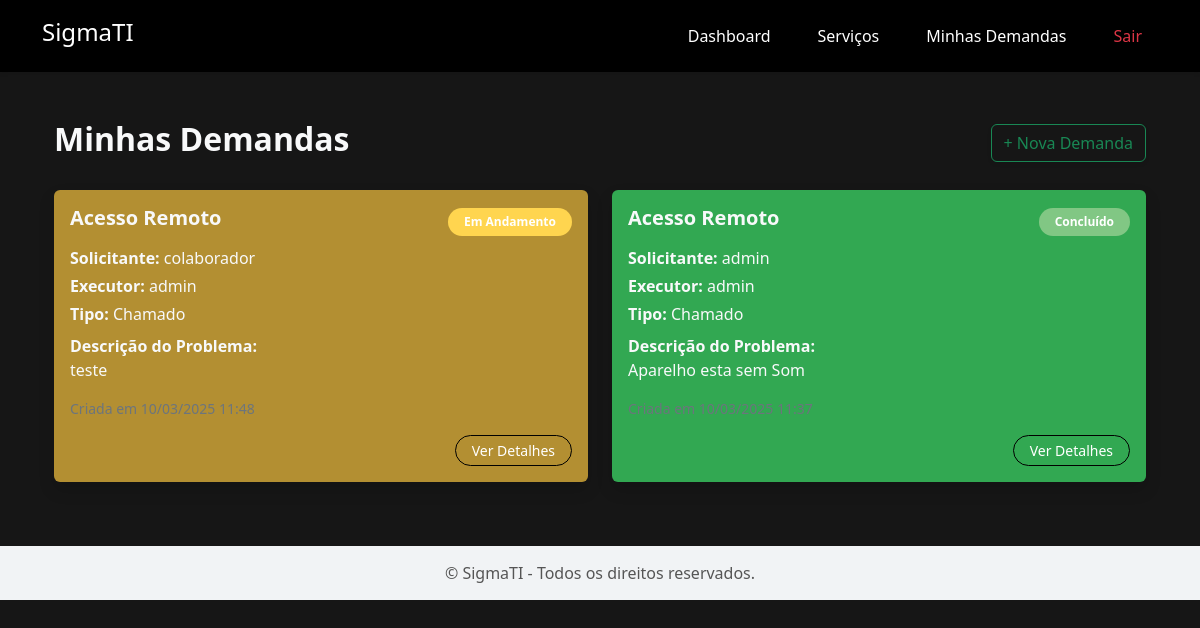
Before: /listar_demandas/ (signed in) with the older database file.
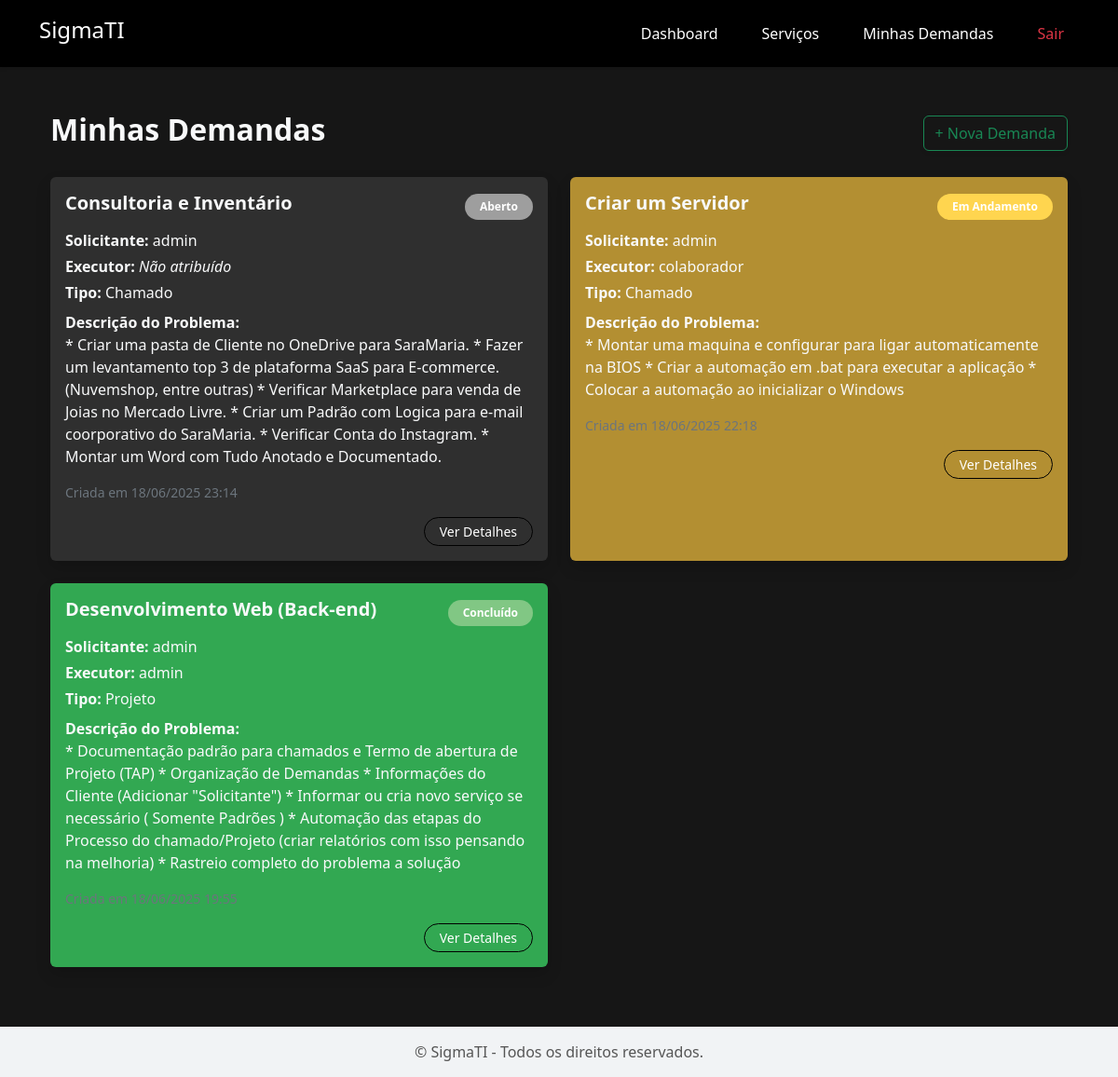
After: the same page with the newer database file.
### AppHome/models.py (models this page shows, shortened)
class Demanda(models.Model):
    CHAMADO = 'Chamado'
    PROJETO = 'Projeto'
    TIPO_CHOICES = [
        (CHAMADO, 'Chamado'),
        (PROJETO, 'Projeto'),
    ]
    ABERTO = 'Aberto'
    EM_ANDAMENTO = 'Em Andamento'
    CONCLUIDO = 'Concluído'
    STATUS_CHOICES = [
        (ABERTO, 'Aberto'),
        (EM_ANDAMENTO, 'Em Andamento'),
        (CONCLUIDO, 'Concluído'),
    ]
    solicitante = models.ForeignKey(User, on_delete=models.CASCADE, related_name='demandas_solicitadas')
    servico = models.ForeignKey(Servico, on_delete=models.CASCADE)
    tipo = models.CharField(max_length=10, choices=TIPO_CHOICES, default=CHAMADO)
    descricao_problema = models.TextField()
    status = models.CharField(max_length=20, choices=STATUS_CHOICES, default=ABERTO)
    executor = models.ForeignKey(User, on_delete=models.CASCADE, related_name='demandas_resolvidas', null=True, blank=True)
    descricao_solucao = models.TextField(blank=True, null=True)
    data_criacao = models.DateTimeField(auto_now_add=True)
    data_verificacao = models.DateTimeField(blank=True, null=True)
    data_solucao = models.DateTimeField(blank=True, null=True)
    objetivo = models.TextField(blank=True, null=True)
    escopo = models.TextField(blank=True, null=True)
    justificativa = models.TextField(blank=True, null=True)
    riscos = models.TextField(blank=True, null=True)
    prazos = models.CharField(max_length=255, blank=True, null=True)
    orcamento = models.CharField(max_length=255, blank=True, null=True)
    responsaveis = models.TextField(blank=True, null=True)

class Servico(models.Model):
    CATEGORIAS = [
        ('infraestrutura', 'Infraestrutura'),
        ('desenvolvimento', 'Desenvolvimento'),
        ('automacao', 'Automação'),
        ('suporte', 'Suporte'),
        ('consultoria', 'Consultoria'),
    ]
    MODELOS_COBRANCA = [
        ('hora', 'Hora'),
        ('projeto_fechado', 'Projeto Fechado'),
        ('mensalidade', 'Mensalidade'),
        ('retainer', 'Retainer'),
    ]
    REQUISITOS = [
        ('acesso_a_conta', 'Acesso a Conta'),
        ('acesso_remoto', 'Acesso Remoto'),
        ('documentacao_rede', 'Documentação da Rede'),
        ('acesso_servidor', 'Acesso ao Servidor'),
        ('infraestrutura_basica', 'Infraestrutura Básica'),
        ('equipamento_rede', 'Equipamento de Rede'),
    ]
    FERRAMENTAS = [
        ('AnyDesk', 'AnyDesk'),
        ('pendrive', 'PenDrive'),
        ('powerapps', 'PowerApps'),
        ('python', 'Python'),
        ('django', 'Django'),
        ('react', 'React'),
        ('pfsense', 'Pfsense'),
        ('mikrotik', 'Mikrotik'),
        ('power_apps', 'Power Apps'),
        ('github', 'GitHub'),
        ('azure', 'Azure'),
        ('aws', 'AWS'),
        ('docker', 'Docker'),
        ('sql_server', 'SQL Server'),
    ]
    TEMPO_MEDIO = [
        ('30_minutos','30 minutos'),
        ('1_hora','1 hora'),
        ('3_horas','3 horas'),
        ('6_horas','6 horas'),
        ('12_horas','12 horas'),
        ('1_dia_util', '1 dia útil'),
        ('3_dias_uteis', '3 dias úteis'),
        ('5_dias_uteis', '5 dias úteis'),
        ('1_semana', '1 semana'),
        ('2_semanas', '2 semanas'),
        ('1_mes', '1 mês'),
    ]
    COMPLEXIDADE = [
        ('baixa', 'Baixa'),
        ('media', 'Média'),
        ('alta', 'Alta'),
    ]
    STATUS = [
        ('ativo', 'Ativo'),
        ('em_desenvolvimento', 'Em Desenvolvimento'),
        ('sob_demanda', 'Sob Demanda'),
        ('em_manutencao', 'Em Manutenção'),
    ]
    nome = models.CharField(max_length=100)
    descricao = models.TextField()
    valor = models.DecimalField(max_digits=10, decimal_places=2)
    categoria = models.CharField(max_length=50, choices=CATEGORIAS, default='hora')
    modelo_cobranca = models.CharField(max_length=50, choices=MODELOS_COBRANCA)
    requisitos = models.CharField(max_length=100, choices=REQUISITOS, blank=True, null=True)
    ferramentas = models.CharField(max_length=100, choices=FERRAMENTAS, blank=True, null=True)
    tempo_medio_execucao = models.CharField(max_length=50, choices=TEMPO_MEDIO)
    nivel_complexidade = models.CharField(max_length=50, choices=COMPLEXIDADE)
    status = models.CharField(max_length=50, choices=STATUS)
    documentacao = models.FileField(upload_to='documentos/', blank=True, null=True)

### AppHome/views.py (the view)
# urls.py: path('listar_demandas/', views.listar_demandas, name='listar_demandas'),
@login_required
def listar_demandas(request):
    if request.user.is_superuser or request.user.groups.filter(name="Técnicos").exists():
        demandas = Demanda.objects.all().order_by('-data_criacao')
    else:
        demandas = Demanda.objects.filter(solicitante=request.user).order_by('-data_criacao')
    usuario_pode_alterar = request.user.is_superuser or request.user.groups.filter(name="Técnicos").exists()
    context = {
        'demandas': demandas,
        'usuario_pode_alterar': usuario_pode_alterar,  # 🔹 Passa para o template
    }
    context = {
        'demandas': demandas
    }
    return render(request, 'AppHome/listar_demandas.html', context)

### AppHome/context_processors.py (called while the page is built)
def permissoes_usuario(request):
    if not request.user.is_authenticated:
        return {}
    usuario_pode_alterar = request.user.is_superuser or request.user.groups.filter(name="Técnicos").exists()
    return {
        'usuario_pode_alterar': usuario_pode_alterar
    }

### AppHome/templates/AppHome/listar_demandas.html (shortened to what this page needs)
{% extends "AppHome/base.html" %}
{% block content %}
<div class="container py-4">
    <div class="d-flex justify-content-between align-items-center mb-4">
        <h2 class="fw-bold text-light">Minhas Demandas</h2>
        <a class="btn btn-outline-success shadow-sm" href="{% url 'AppHome:nova_demanda' %}">
            + Nova Demanda
        </a>
    </div>
    {% if demandas %}
    <div class="row row-cols-1 row-cols-md-2 g-4">
        {% for demanda in demandas %}
        <div class="col">
            <div class="card h-100 text-light border-0 shadow"
                style="background-color: {% if demanda.status == 'aberto' %} #a83232 {% elif demanda.status == 'Em Andamento' %}#b38f32{% elif demanda.status == 'Concluído' %}#32a852{% else %}#2f2f2f{% endif %};">
                <div class="card-body">
                    <div class="d-flex justify-content-between align-items-center mb-2">
                        <h5 class="card-title fw-bold">{{ demanda.servico.nome }}</h5>
                        <span class="badge px-3 py-2 rounded-pill"
                            style="background-color:
                                    {% if demanda.status == 'aberto' %} #ff6b6b
                                    {% elif demanda.status == 'Em Andamento' %} #ffd54f
                                    {% elif demanda.status == 'Concluído' %} #81c784
                                    {% else %}#9e9e9e{% endif %};
                                    color: #fff;">
                            {{ demanda.get_status_display }}
                        </span>
                    </div>
                    <p class="text-light mb-1">
                        <strong>Solicitante:</strong> {{ demanda.solicitante.username }}
                    </p>
                    <p class="text-light mb-1">
                        <strong>Executor:</strong>
                        {% if demanda.executor %}
                            {{ demanda.executor.username }}
                        {% else %}
                            <span class="fst-italic">Não atribuído</span>
                        {% endif %}
                    </p>
                    <p class="text-light mb-1"><strong>Tipo:</strong> {{ demanda.tipo }}</p>
                    <p class="mt-2 text-light">
                        <strong>Descrição do Problema:</strong><br>
                        {{ demanda.descricao_problema }}
                    </p>
                    <p class="text-secondary small mt-3 mb-0">
                        Criada em {{ demanda.data_criacao|date:"d/m/Y H:i" }}
                    </p>
                    <div class="text-end mt-3">
                        <a class="btn btn-outline-primary btn-sm rounded-pill px-3"
                        href="{% url 'AppHome:detalhar_demanda' demanda.id %}">
                            Ver Detalhes
                        </a>
                    </div>
                </div>
            </div>
        </div>
        {% endfor %}
    </div>
    {% else %}
    <div class="alert alert-dark border text-center mt-4 text-black" role="alert">
        Nenhuma demanda encontrada no momento.
    </div>
    {% endif %}
</div>
{% endblock %}

### AppHome/templates/AppHome/base.html (shortened to what this page needs)
<!DOCTYPE html>
<html lang="pt-BR">
<head>
    <link href="https://cdn.jsdelivr.net/npm/bootstrap@5.3.3/dist/css/bootstrap.min.css" rel="stylesheet">
    <link rel="stylesheet" href="https://cdnjs.cloudflare.com/ajax/libs/font-awesome/6.4.2/css/all.min.css" />
</head>
<body>
<header class="py-3 mb-4 shadow-sm">
    <div class="container d-flex flex-wrap justify-content-between align-items-center">
        <h1 class="h4 text-white">SigmaTI</h1>
        {% if user.is_authenticated %}
        <nav class="nav">
            {% if user.is_superuser or usuario_pode_alterar %}
            <a class="nav-link text-white" href="{% url 'AppHome:dashboard' %}">Dashboard</a>
            <a class="nav-link text-white" href="{% url 'AppHome:listar_servicos' %}">Serviços</a>
            {% endif %}
            <a class="nav-link text-white" href="{% url 'AppHome:listar_demandas' %}">Minhas Demandas</a>
            <a class="nav-link text-danger" href="{% url 'logout' %}?next=/">Sair</a>
        </nav>
        {% endif %}
    </div>
</header>
<main class="container">
    {% block content %}{% endblock %}
</main>
<footer>
    &copy; {{ now|date:"Y" }} SigmaTI - Todos os direitos reservados.
</footer>
</body>
</html>

### AppHome/templates/AppHome/base.html (style rules this page uses)
body { background: #ffffff; }
header { background: #000000; }
header h1 { color: #fff; margin: 0; }
nav a { color: #fff; margin-left: 15px; }
footer { text-align: center; padding: 15px; background: #f1f3f5; color: #555; margin-top: 40px; }

### AppHome/templates/AppHome/listar_demandas.html (style rules this page uses)
body { background-color: #161616; }
.card { transition: transform 0.2s ease, box-shadow 0.2s ease; }
a.btn-outline-primary { border-color: #000000; color: #ffffff; }

Changed rows visible on the page:
removed Demanda: servico.nome "Acesso Remoto", status "Em Andamento", solicitante.username "colaborador", executor.username "admin", tipo "Chamado", descricao_problema "teste", data_criacao "10/03/2025 11:48"
removed Demanda: servico.nome "Acesso Remoto", status "Concluído", solicitante.username "admin", executor.username "admin", tipo "Chamado", descricao_problema "Aparelho esta sem Som"
added Demanda: servico.nome "Consultoria e Inventário", status "Aberto", solicitante.username "admin", shows "Não atribuído", tipo "Chamado", descricao_problema "* Criar uma pasta de Cliente no OneDrive para SaraMaria. * Fazer um levantamento top 3 de plataforma SaaS para E-commerce. (Nuvemshop, entre outras) * Verificar Marketplace para venda de Joias no Mercado Livre. * Criar um Padrão com Logica para e-mail coorporativo do SaraMaria. * Verificar Conta do Instagram. * Montar um Word com Tudo Anotado e Documentado.", data_criacao "18/06/2025 23:14"
added Demanda: servico.nome "Criar um Servidor", status "Em Andamento", solicitante.username "admin", executor.username "colaborador", tipo "Chamado", descricao_problema "* Montar uma maquina e configurar para ligar automaticamente na BIOS * Criar a automação em .bat para executar a aplicação * Colocar a automação ao inicializar o Windows", data_criacao "18/06/2025 22:18"
added Demanda: servico.nome "Desenvolvimento Web (Back-end)", status "Concluído", solicitante.username "admin", executor.username "admin", tipo "Projeto", descricao_problema "* Documentação padrão para chamados e Termo de abertura de Projeto (TAP) * Organização de Demandas * Informações do Cliente (Adicionar \"Solicitante\") * Informar ou cria novo serviço se necessário ( Somente Padrões ) * Automação das etapas do Processo do chamado/Projeto (criar relatórios com isso pensando na melhoria) * Rastreio completo do problema a solução"
